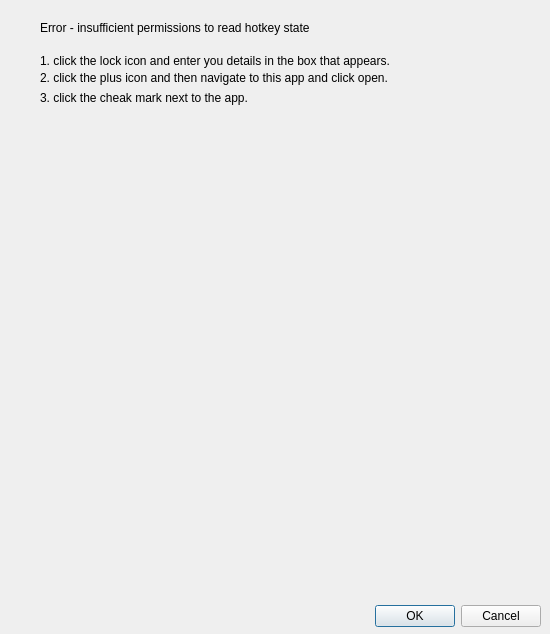
<?xml version="1.0" encoding="UTF-8"?>
<ui version="4.0">
 <class>adminAccessInstructions</class>
 <widget class="QDialog" name="adminAccessInstructions">
  <property name="geometry">
   <rect>
    <x>0</x>
    <y>0</y>
    <width>550</width>
    <height>634</height>
   </rect>
  </property>
  <property name="windowTitle">
   <string>Dialog</string>
  </property>
  <widget class="QDialogButtonBox" name="buttonBox">
   <property name="geometry">
    <rect>
     <x>80</x>
     <y>600</y>
     <width>461</width>
     <height>32</height>
    </rect>
   </property>
   <property name="orientation">
    <enum>Qt::Horizontal</enum>
   </property>
   <property name="standardButtons">
    <set>QDialogButtonBox::Cancel|QDialogButtonBox::Ok</set>
   </property>
  </widget>
  <widget class="QLabel" name="label">
   <property name="geometry">
    <rect>
     <x>20</x>
     <y>120</y>
     <width>521</width>
     <height>471</height>
    </rect>
   </property>
   <property name="text">
    <string/>
   </property>
   <property name="pixmap">
    <pixmap resource="imgs.qrc">:/imgAddAdmin.png</pixmap>
   </property>
   <property name="scaledContents">
    <bool>true</bool>
   </property>
  </widget>
  <widget class="QLabel" name="label_2">
   <property name="geometry">
    <rect>
     <x>40</x>
     <y>20</y>
     <width>331</width>
     <height>16</height>
    </rect>
   </property>
   <property name="text">
    <string>Error - insufficient permissions to read hotkey state</string>
   </property>
  </widget>
  <widget class="QLabel" name="label_3">
   <property name="geometry">
    <rect>
     <x>40</x>
     <y>50</y>
     <width>481</width>
     <height>21</height>
    </rect>
   </property>
   <property name="text">
    <string>1. click the lock icon and enter you details in the box that appears.</string>
   </property>
  </widget>
  <widget class="QLabel" name="label_4">
   <property name="geometry">
    <rect>
     <x>40</x>
     <y>70</y>
     <width>441</width>
     <height>16</height>
    </rect>
   </property>
   <property name="text">
    <string>2. click the plus icon and then navigate to this app and click open.</string>
   </property>
  </widget>
  <widget class="QLabel" name="label_5">
   <property name="geometry">
    <rect>
     <x>40</x>
     <y>90</y>
     <width>401</width>
     <height>16</height>
    </rect>
   </property>
   <property name="text">
    <string>3. click the cheak mark next to the app.</string>
   </property>
  </widget>
 </widget>
 <resources>
  <include location="imgs.qrc"/>
 </resources>
 <connections>
  <connection>
   <sender>buttonBox</sender>
   <signal>accepted()</signal>
   <receiver>adminAccessInstructions</receiver>
   <slot>accept()</slot>
   <hints>
    <hint type="sourcelabel">
     <x>248</x>
     <y>254</y>
    </hint>
    <hint type="destinationlabel">
     <x>157</x>
     <y>274</y>
    </hint>
   </hints>
  </connection>
  <connection>
   <sender>buttonBox</sender>
   <signal>rejected()</signal>
   <receiver>adminAccessInstructions</receiver>
   <slot>reject()</slot>
   <hints>
    <hint type="sourcelabel">
     <x>316</x>
     <y>260</y>
    </hint>
    <hint type="destinationlabel">
     <x>286</x>
     <y>274</y>
    </hint>
   </hints>
  </connection>
 </connections>
</ui>
